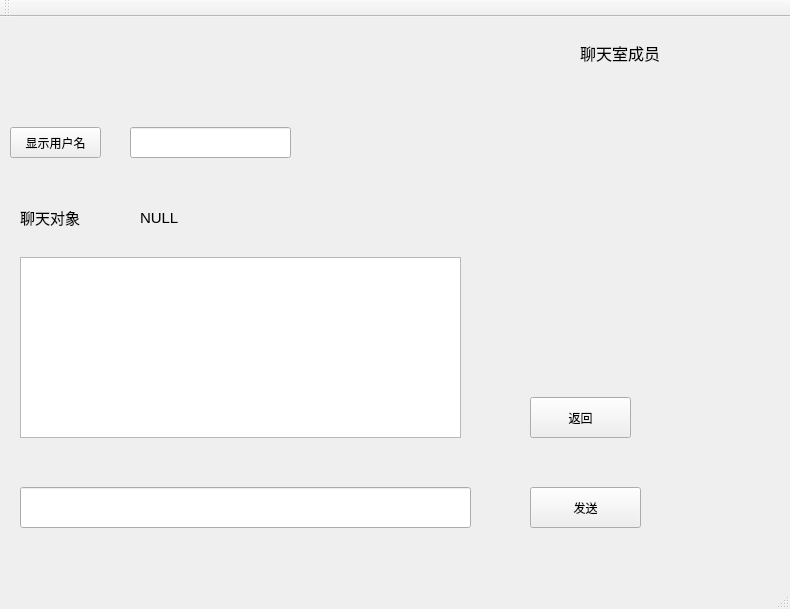
<?xml version="1.0" encoding="UTF-8"?>
<ui version="4.0">
 <class>MainWindow</class>
 <widget class="QMainWindow" name="MainWindow">
  <property name="geometry">
   <rect>
    <x>0</x>
    <y>0</y>
    <width>790</width>
    <height>609</height>
   </rect>
  </property>
  <property name="windowTitle">
   <string>MainWindow</string>
  </property>
  <widget class="QWidget" name="centralWidget">
   <widget class="QPushButton" name="sendBtn">
    <property name="geometry">
     <rect>
      <x>530</x>
      <y>470</y>
      <width>111</width>
      <height>41</height>
     </rect>
    </property>
    <property name="text">
     <string>发送</string>
    </property>
   </widget>
   <widget class="QLineEdit" name="lineEdit">
    <property name="geometry">
     <rect>
      <x>20</x>
      <y>470</y>
      <width>451</width>
      <height>41</height>
     </rect>
    </property>
    <property name="font">
     <font>
      <pointsize>12</pointsize>
     </font>
    </property>
   </widget>
   <widget class="QTextEdit" name="textEdit">
    <property name="geometry">
     <rect>
      <x>20</x>
      <y>240</y>
      <width>441</width>
      <height>181</height>
     </rect>
    </property>
    <property name="font">
     <font>
      <pointsize>12</pointsize>
     </font>
    </property>
   </widget>
   <widget class="QPushButton" name="pushButton">
    <property name="geometry">
     <rect>
      <x>530</x>
      <y>380</y>
      <width>101</width>
      <height>41</height>
     </rect>
    </property>
    <property name="text">
     <string>返回</string>
    </property>
   </widget>
   <widget class="QLineEdit" name="lineEdit_2">
    <property name="geometry">
     <rect>
      <x>130</x>
      <y>110</y>
      <width>161</width>
      <height>31</height>
     </rect>
    </property>
   </widget>
   <widget class="QPushButton" name="pushButton_2">
    <property name="geometry">
     <rect>
      <x>10</x>
      <y>110</y>
      <width>91</width>
      <height>31</height>
     </rect>
    </property>
    <property name="text">
     <string>显示用户名</string>
    </property>
   </widget>
   <widget class="QLabel" name="label_3">
    <property name="geometry">
     <rect>
      <x>580</x>
      <y>20</y>
      <width>131</width>
      <height>31</height>
     </rect>
    </property>
    <property name="font">
     <font>
      <pointsize>12</pointsize>
     </font>
    </property>
    <property name="text">
     <string>聊天室成员</string>
    </property>
   </widget>
   <widget class="QWidget" name="widget" native="true">
    <property name="geometry">
     <rect>
      <x>539</x>
      <y>69</y>
      <width>221</width>
      <height>251</height>
     </rect>
    </property>
   </widget>
   <widget class="QLabel" name="label_4">
    <property name="geometry">
     <rect>
      <x>140</x>
      <y>190</y>
      <width>91</width>
      <height>21</height>
     </rect>
    </property>
    <property name="font">
     <font>
      <pointsize>11</pointsize>
     </font>
    </property>
    <property name="text">
     <string>NULL</string>
    </property>
   </widget>
   <widget class="QLabel" name="label_5">
    <property name="geometry">
     <rect>
      <x>20</x>
      <y>180</y>
      <width>91</width>
      <height>41</height>
     </rect>
    </property>
    <property name="font">
     <font>
      <pointsize>11</pointsize>
     </font>
    </property>
    <property name="text">
     <string>聊天对象</string>
    </property>
   </widget>
  </widget>
  <widget class="QMenuBar" name="menuBar">
   <property name="geometry">
    <rect>
     <x>0</x>
     <y>0</y>
     <width>790</width>
     <height>26</height>
    </rect>
   </property>
  </widget>
  <widget class="QToolBar" name="mainToolBar">
   <attribute name="toolBarArea">
    <enum>TopToolBarArea</enum>
   </attribute>
   <attribute name="toolBarBreak">
    <bool>false</bool>
   </attribute>
  </widget>
  <widget class="QStatusBar" name="statusBar"/>
 </widget>
 <layoutdefault spacing="6" margin="11"/>
 <resources/>
 <connections/>
</ui>
